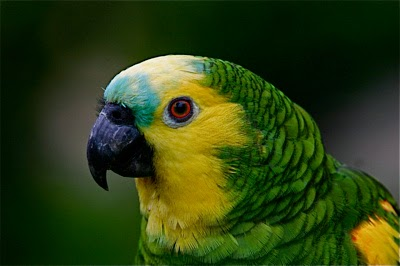
#> input picture papagaio.jpg, 400 x 266 px
$ jupyter execute Exercicio_27.02.2017_01.ipynb   (shell and % lines are left out)
#> lines starting #> are read from the running program, lines starting #| are printed output that depends on the picture
# Expressões Lâmbdas

[cell 1]
def size_each(words):
    return [len(w) for w in words]

[cell 2]
words = ['look', 'so', 'car', 'ice', 'melted']

[cell 3]
size_each(words)

[cell 4]
size_each = lambda words: [len(w) for w in words]

[cell 5]
size_each(words)

[cell 6]
teste = actfunc=lambda x: x

[cell 7]
a = 'arroz'

[cell 8]
teste(a)

[cell 9]
b = [3,4,5]

[cell 10]
teste(b)

# Gráficos

[cell 11]
x = [100,100,400,400]
y = [200,500,200,500]

[cell 12]
import matplotlib.pyplot as plt

[cell 13]
plt.plot(x,y)
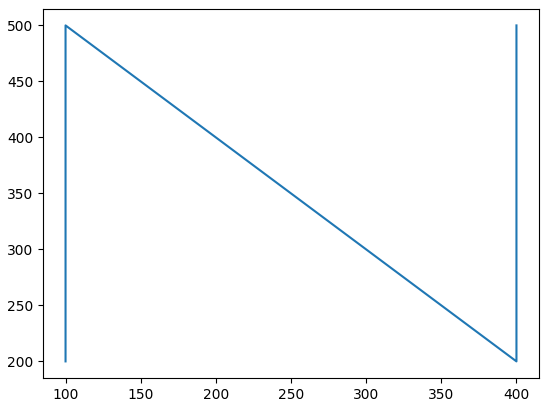
#> figure drawn by matplotlib, 1 panel

# Imagens

[cell 14]
from PIL import Image

[cell 15]
pil_im = Image.open('papagaio.jpg')
#> pil_im is the input picture: PIL image 400x266 RGB; mean R, G, B 45.4, 63, 19

[cell 16]
pil_im

[cell 17]
pil_im = Image.open('papagaio.jpg').convert('L')
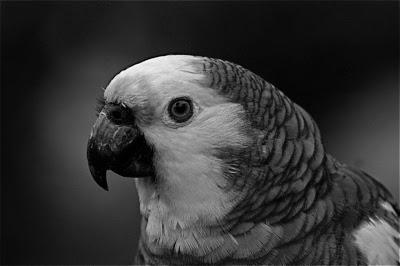
#> pil_im: PIL image 400x266 L; min 0, max 252, mean 52.7

[cell 18]
pil_im

[cell 19]
box = (100,100,400,400)

[cell 20]
region = pil_im.crop(box)
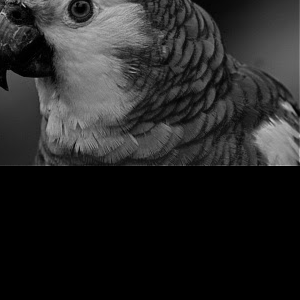
#> region: PIL image 300x300 L; min 0, max 200, mean 38.5

[cell 21]
region

[cell 22]
region = region.transpose(Image.ROTATE_180)
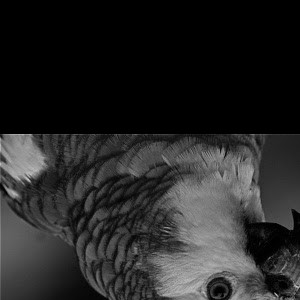
#> region: PIL image 300x300 L; min 0, max 200, mean 38.5

[cell 23]
region

[cell 24]
out = pil_im.resize((128,128))
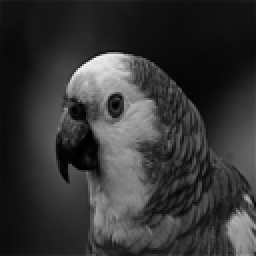
#> out: PIL image 128x128 L (shown 2 times larger); min 0, max 246, mean 52.7

[cell 25]
out

[cell 26]
out = pil_im.rotate(45)
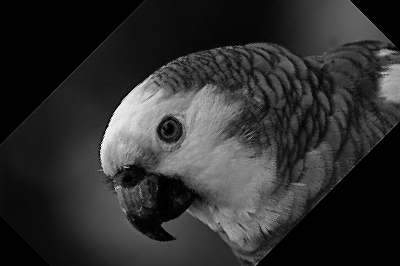
#> out: PIL image 400x266 L; min 0, max 251, mean 46.6

[cell 27]
out

[cell 28]
from pylab import *
from PIL import Image

[cell 29]
im = array(Image.open('papagaio.jpg'))

[cell 30]
imshow(im)

[cell 31]
# some points
x = [100,100,400,400]
y = [200,500,200,500]

[cell 32]
# plot the points with red star-markers
plot(x,y,'r*')
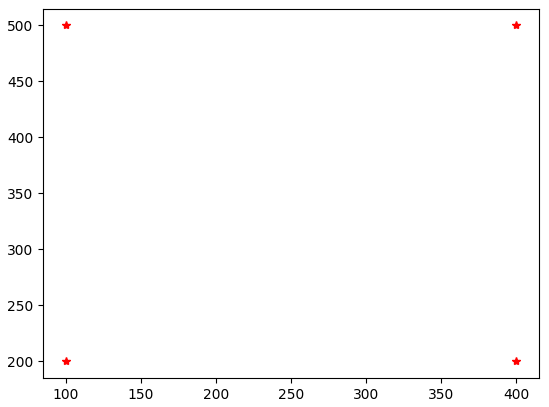
#> figure drawn by matplotlib, 1 panel

[cell 33]
# line plot connecting the first two points
plot(x[:2],y[:2])
